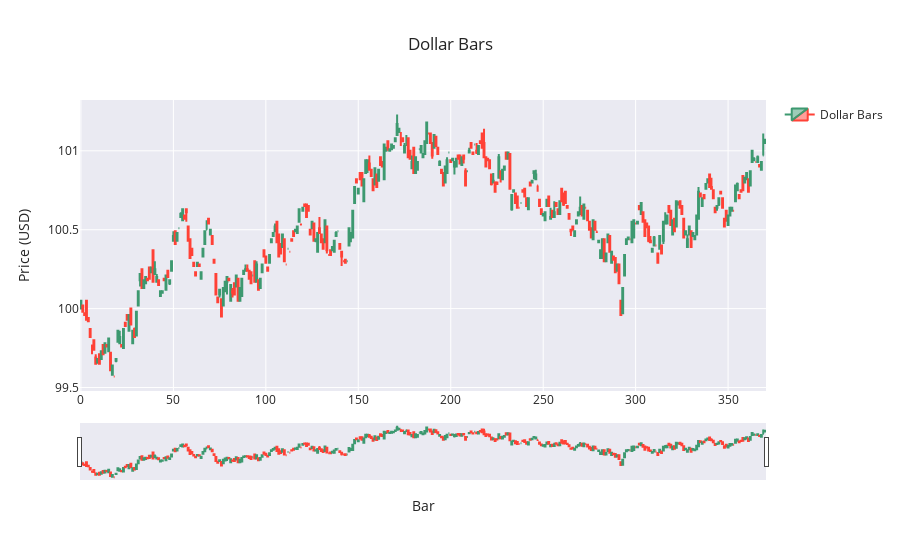

Notebook cell for this chart:
### Markdown cell above
### Bar Chart

### Code cell
fig = go.Figure(data=[go.Candlestick(
    x=dollar_bars.index,
    open=dollar_bars['open'],
    high=dollar_bars['high'],
    low=dollar_bars['low'],
    close=dollar_bars['close'],
    name='Dollar Bars'
)])

fig.update_layout(
    title=f'Dollar Bars',
    yaxis_title='Price (USD)',
    xaxis_title='Bar',
    xaxis_rangeslider_visible=True, 
    template='seaborn', # other options: plotly, plotly_white, plotly_dark, simple_white
    showlegend=True,
)

### Figure 1 — Plotly figure (JSON) as saved in the notebook; plotly's stock layout.template omitted (floating-point values rounded to 4 significant figures; data arrays with more than 128 entries replaced by an {"elided": "..."} marker saying what was removed)
{"data": [{"close": {"elided": "371 float values"}, "high": {"elided": "371 float values"}, "low": {"elided": "371 float values"}, "name": "Dollar Bars", "open": {"elided": "371 float values"}, "type": "candlestick", "x": {"elided": "371 int values"}}], "layout": {"showlegend": true, "title": {"text": "Dollar Bars"}, "xaxis": {"rangeslider": {"visible": true}, "title": {"text": "Bar"}}, "yaxis": {"title": {"text": "Price (USD)"}}}}
